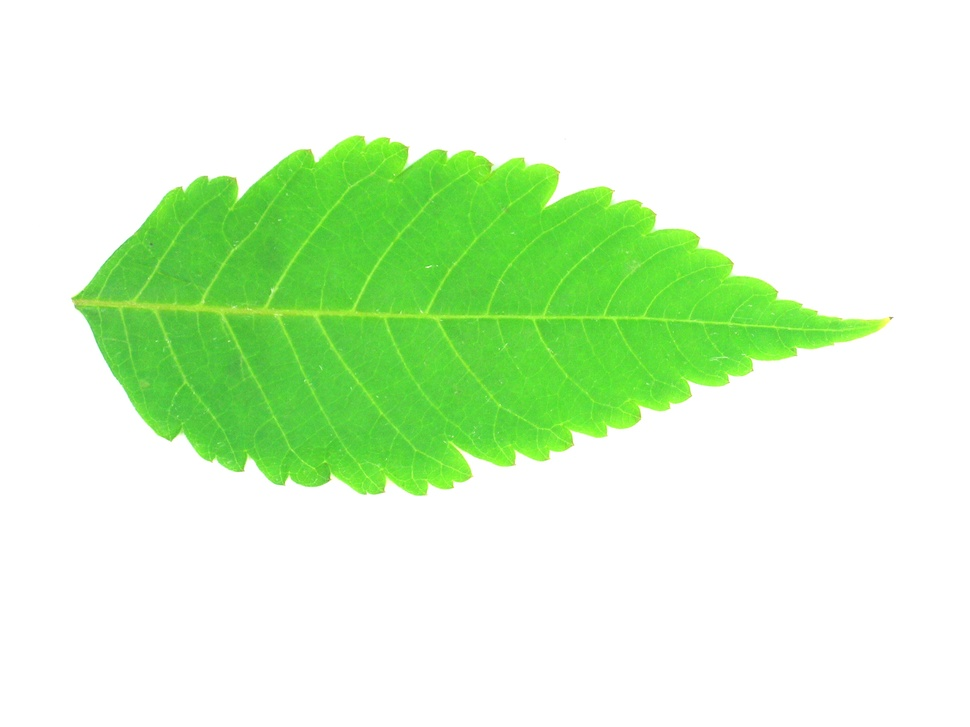
%> input picture thresholding/flavia/10.jpg, 970 x 727 px, shrunk from 1600 x 1200 before the run
$ octave flavia2.m   (GNU Octave 9; MATLAB toolbox functions it lacks are replaced by stand-ins)
%> lines starting %> are read from the running program, lines starting %| are printed output that depends on the picture; in (x1, y1, x2, y2) boxes, pixels count from 0 and x2, y2 are one past the last pixel; in counts of white or black regions, pixels touching at a corner belong together; the program's own positions count from 1
I = imread('10.jpg');
%> I is the input picture: size 727x970x3 uint8; mean R, G, B 216.1, 245.5, 206
figure, imshow(I);

Ib = im2bw(I, 0.99);
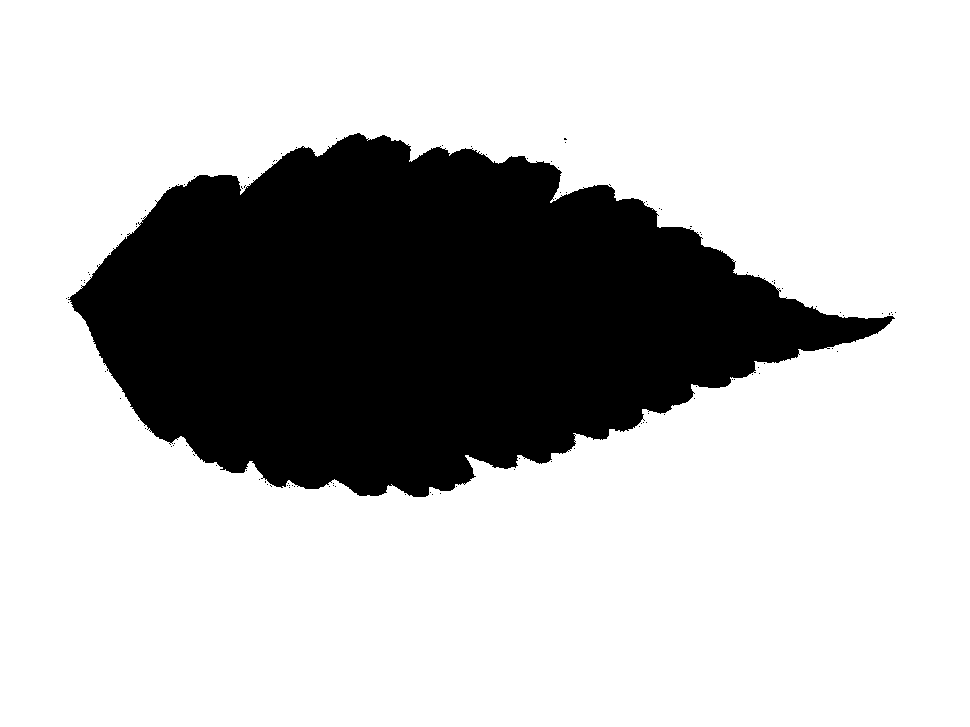
%> Ib: size 727x970 logical; 74.4% white; 110 black regions (109 under 20 px), largest, box (x1, y1, x2, y2) and area: (68, 133, 895, 497) 180463
figure, imshow(Ib);

Ibuint8 = im2uint8(Ib);
Idiff = I-Ibuint8;
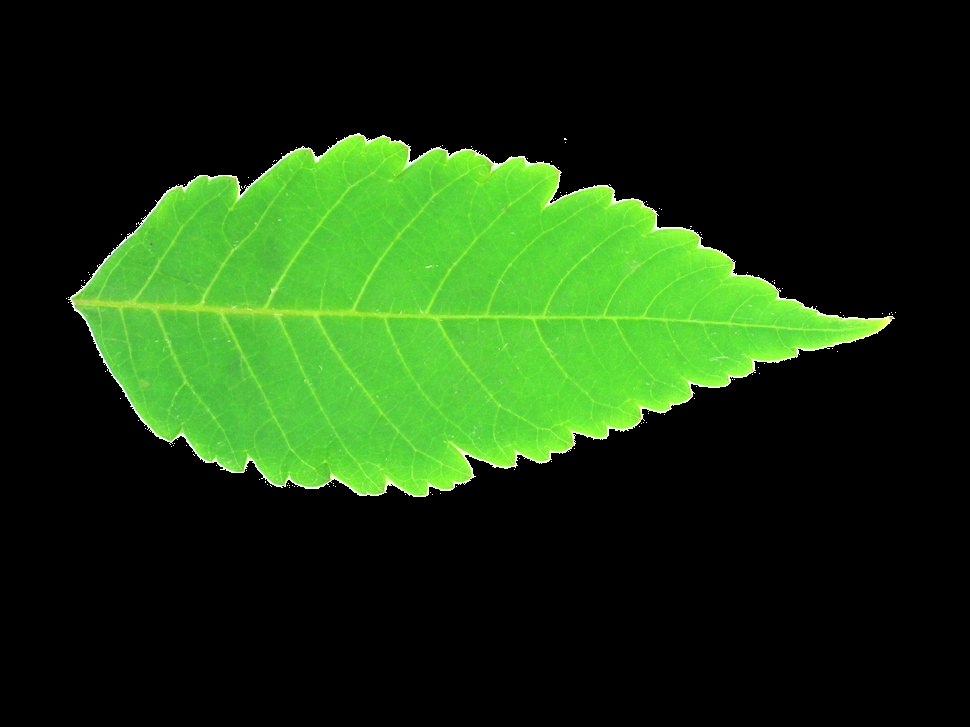
%> Idiff: size 727x970x3 uint8; mean R, G, B 26.4, 55.8, 16.4
figure, imshow(Idiff);

Idiffo = I - Idiff;
figure, imshow(Idiffo);

$ run again, with thresholding/flavia/1_2.png saved as thresholding/flavia/10.jpg
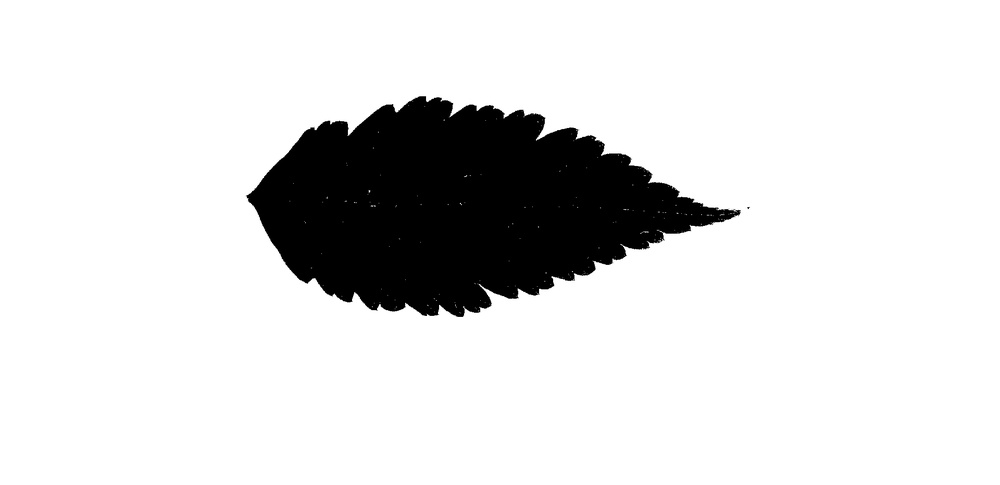
%> input picture thresholding/flavia/1_2.png, 1000 x 485 px, shrunk from 1920 x 932 before the run
%> I is the input picture: size 485x1000x3 uint8; min 0, max 255, mean 220.5
%> `Ib = im2bw(I, 0.99);`:
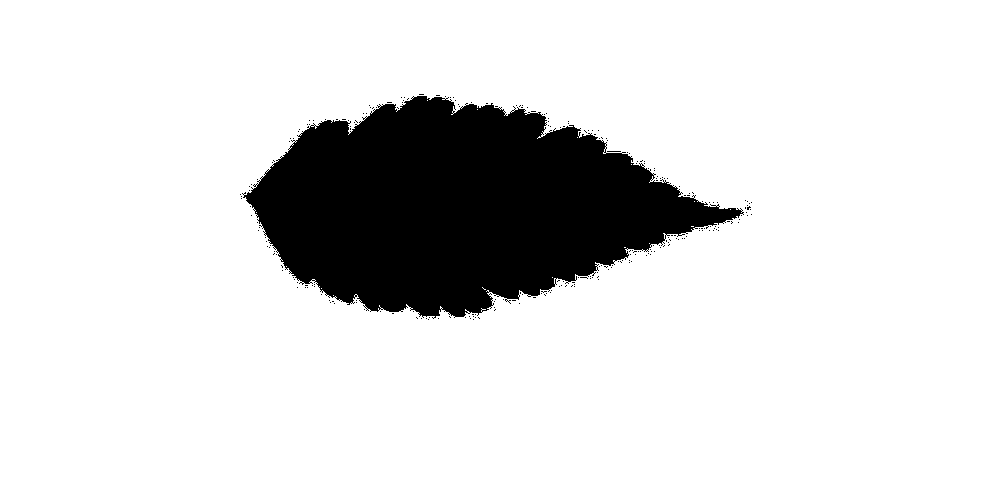
%> Ib: size 485x1000 logical; 86% white; 258 black regions (257 under 20 px), largest, box (x1, y1, x2, y2) and area: (242, 96, 744, 319) 67486
%> `Idiff = I-Ibuint8;`:
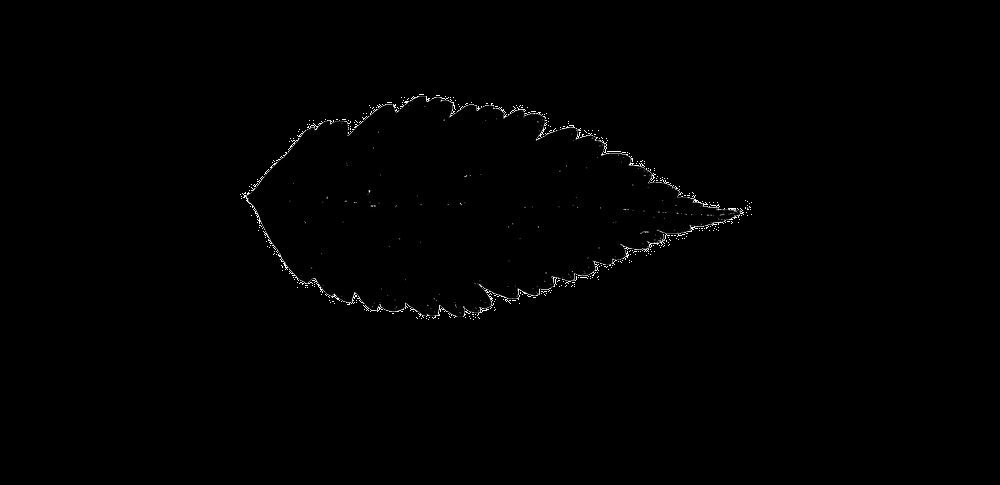
%> Idiff: size 485x1000x3 uint8; min 0, max 252, mean 1.2

$ run again, with thresholding/flavia/1_3.png saved as thresholding/flavia/10.jpg
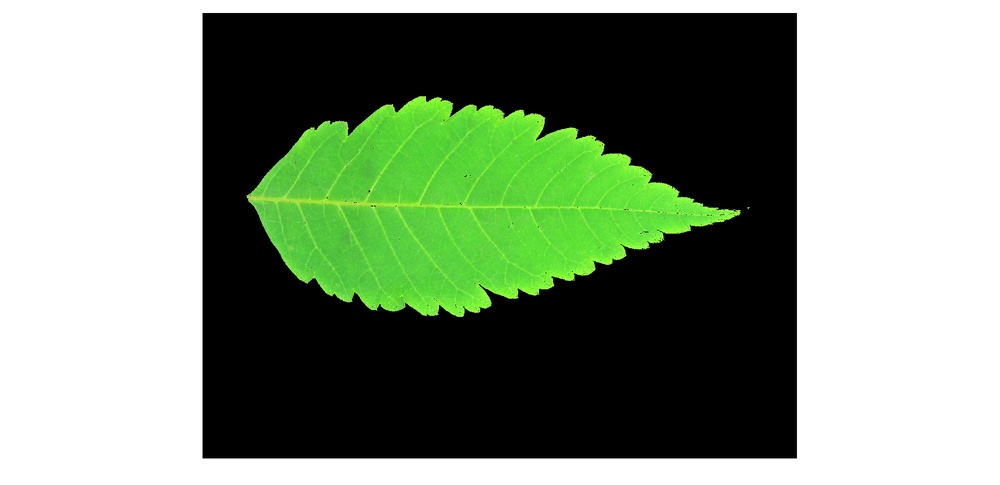
%> input picture thresholding/flavia/1_3.png, 1000 x 485 px, shrunk from 1920 x 932 before the run
%> I is the input picture: size 485x1000x3 uint8; mean R, G, B 129.3, 145.2, 123.9
%> `Ib = im2bw(I, 0.99);`:
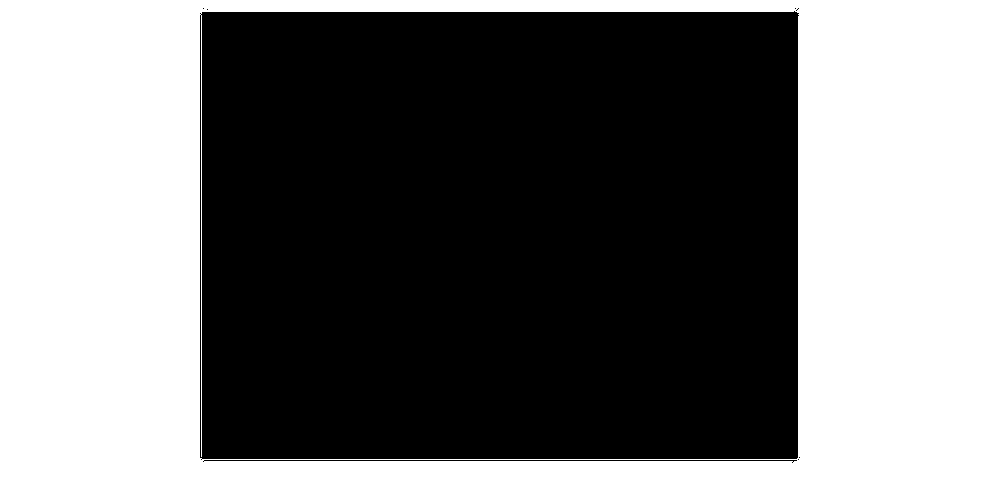
%> Ib: size 485x1000 logical; 44.9% white; 1 white region, box (x1, y1, x2, y2) and area: (0, 0, 1000, 485) 217536
%> `Idiff = I-Ibuint8;`:
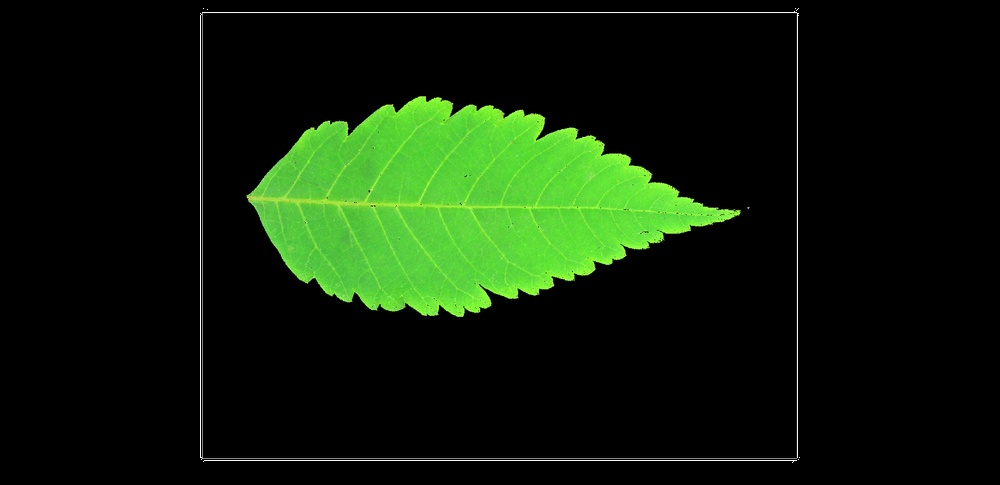
%> Idiff: size 485x1000x3 uint8; mean R, G, B 14.9, 30.8, 9.6
